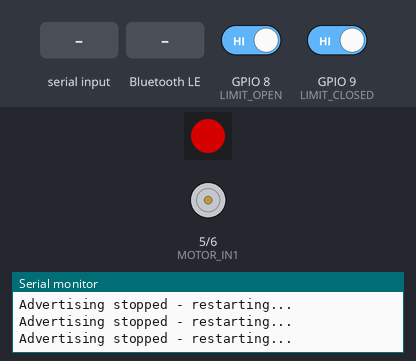
A sketch run on a simulated ESP32-S3. On the bench: 1 RGB LEDs in strip order, left to right, motor-driver pin pairs drawn as motors (green arrow = first pin HIGH = forward, orange = second pin HIGH = backward, longer = more drive, scaled by the enable pin), the last lines printed to the serial monitor. Inputs (shaded band) come from the test bench; at power-on: GPIO 8 (LIMIT_OPEN) HIGH, GPIO 9 (LIMIT_CLOSED) HIGH. Dim RGB values are drawn brighter than linear; WiFi joins after 1.5 s; servers stay silent unless stated; the strip is taken to match the declared colour order; nothing arrives over Bluetooth unless stated; a phone connects over Bluetooth LE 3 s after start.

Above: at 3.7 s.
3.8 s: "OPEN\n" received over Serial
At 3.89 s:
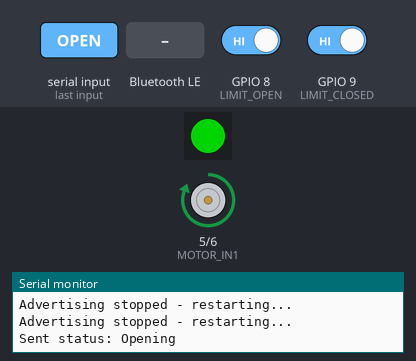
6.8 s: GPIO 8 (LIMIT_OPEN) driven LOW
At 9.7 s:
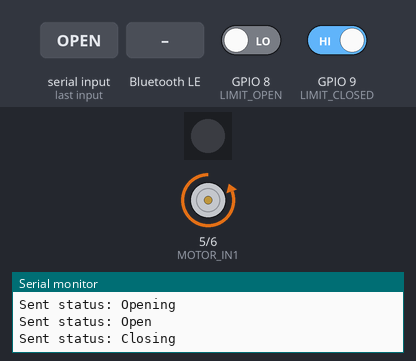
9.8 s: Bluetooth LE write "OPEN" received
At 23.0 s:
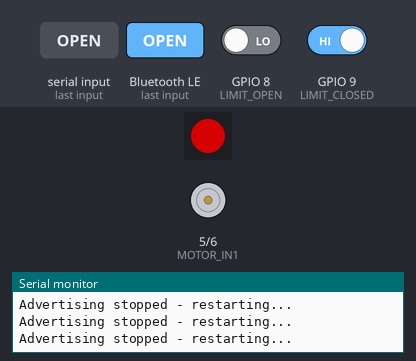
Timing chart, 0 to 23.3 s (numbered marks = the images above; inputs shaded):
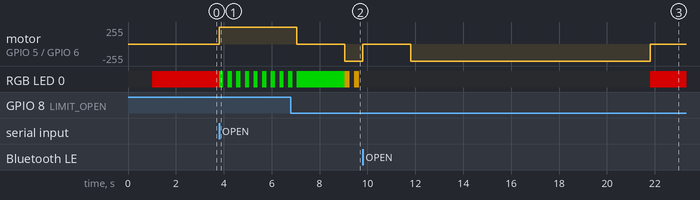

The sketch:

Door_Handle_BLE_Code.ino
```cpp
#include <BLEDevice.h>
#include <BLEUtils.h>
#include <BLEServer.h>
#include <Adafruit_NeoPixel.h>
#include <WiFi.h>
#include <WebServer.h>
#include <ElegantOTA.h>

// ================== PIN DEFINITIONS ==================
const int MOTOR_IN1     = 5;
const int MOTOR_IN2     = 6;
const int MOTOR_ENA     = 7;

const int LIMIT_OPEN    = 8;
const int LIMIT_CLOSED  = 9;

#define RGB_PIN     21
#define NUM_PIXELS  1

Adafruit_NeoPixel pixel(NUM_PIXELS, RGB_PIN, NEO_RGB + NEO_KHZ800);

// ================== WiFi & OTA ==================
const char* ssid = "WAVLINK-N";
const char* password = "Jk12345678";

WebServer server(80);

// ================== BLE DEFINITIONS ==================
#define SERVICE_UUID        "4fafc201-1fb5-459e-8fcc-c5c9c331914b"
#define CHARACTERISTIC_UUID "beb5483e-36e1-4688-b7f5-ea07361b26a8"

BLECharacteristic *pCharacteristic;

// ================== LED HELPERS ==================
void setRed()    { pixel.setPixelColor(0, pixel.Color(255, 0, 0)); pixel.show(); }
void setGreen()  { pixel.setPixelColor(0, pixel.Color(0, 255, 0)); pixel.show(); }
void setYellow() { pixel.setPixelColor(0, pixel.Color(255, 180, 0)); pixel.show(); }

void flashGreen(int times = 1) {
  for (int i = 0; i < times; i++) {
    setGreen(); delay(180); pixel.setPixelColor(0, 0); pixel.show(); delay(180);
  }
}

void flashYellow(int times = 1) {
  for (int i = 0; i < times; i++) {
    setYellow(); delay(200); pixel.setPixelColor(0, 0); pixel.show(); delay(200);
  }
}

void sendStatus(const char* status) {
  if (pCharacteristic) {
    pCharacteristic->setValue(status);
    pCharacteristic->notify();
    Serial.print("Sent status: ");
    Serial.println(status);
  }
}

// ================== MOTOR HELPERS ==================
void motorForward() { digitalWrite(MOTOR_IN1, HIGH); digitalWrite(MOTOR_IN2, LOW);  digitalWrite(MOTOR_ENA, HIGH); }
void motorReverse() { digitalWrite(MOTOR_IN1, LOW);  digitalWrite(MOTOR_IN2, HIGH); digitalWrite(MOTOR_ENA, HIGH); }
void motorStop()    { digitalWrite(MOTOR_IN1, LOW);  digitalWrite(MOTOR_IN2, LOW);  digitalWrite(MOTOR_ENA, LOW); }

// ================== DOOR CYCLE ==================
void runDoorCycle() {
  sendStatus("Opening");
  motorForward();
  unsigned long startTime = millis();
  while (digitalRead(LIMIT_OPEN) == HIGH) {
    flashGreen(1);
    if (millis() - startTime > 10000) break;
  }
  motorStop();

  sendStatus("Open");
  setGreen();
  delay(2000);

  sendStatus("Closing");
  motorReverse();
  startTime = millis();
  while (digitalRead(LIMIT_CLOSED) == HIGH) {
    flashYellow(1);
    if (millis() - startTime > 10000) break;
  }
  motorStop();

  sendStatus("Closed");
  setRed();
  Serial.println("Cycle complete");
}

// ================== BLE CALLBACK ==================
class MyCallbacks: public BLECharacteristicCallbacks {
    void onWrite(BLECharacteristic *pChar) {
      String value = pChar->getValue();
      if (value == "OPEN") {
        Serial.println("OPEN received from iPhone");
        runDoorCycle();
      }
    }
};

void setup() {
  Serial.begin(115200);
  delay(1000);

  // Pin setup
  pinMode(MOTOR_IN1, OUTPUT);
  pinMode(MOTOR_IN2, OUTPUT);
  pinMode(MOTOR_ENA, OUTPUT);
  pinMode(LIMIT_OPEN, INPUT_PULLUP);
  pinMode(LIMIT_CLOSED, INPUT_PULLUP);
  motorStop();

  // RGB LED
  pixel.begin();
  pixel.setBrightness(130);
  setRed();

  // ================== WiFi + OTA ==================
  WiFi.mode(WIFI_STA);
  WiFi.begin(ssid, password);
  Serial.print("Connecting to WiFi");
  while (WiFi.status() != WL_CONNECTED) {
    delay(500);
    Serial.print(".");
  }
  Serial.println("\nWiFi connected!");
  Serial.print("IP: http://");
  Serial.println(WiFi.localIP());

  ElegantOTA.begin(&server);
  server.begin();
  Serial.println("OTA ready → http://" + WiFi.localIP().toString() + "/update");

  // ================== BLE Setup ==================
  BLEDevice::init("DoorOpener");

  BLEServer *pServer = BLEDevice::createServer();
  BLEService *pService = pServer->createService(SERVICE_UUID);

  pCharacteristic = pService->createCharacteristic(
                      CHARACTERISTIC_UUID,
                      BLECharacteristic::PROPERTY_READ |
                      BLECharacteristic::PROPERTY_WRITE |
                      BLECharacteristic::PROPERTY_NOTIFY);

  pCharacteristic->setCallbacks(new MyCallbacks());
  pCharacteristic->setValue("Closed");

  pService->start();

  BLEAdvertising *pAdvertising = BLEDevice::getAdvertising();
  pAdvertising->addServiceUUID(SERVICE_UUID);
  pAdvertising->setScanResponse(true);
  BLEDevice::startAdvertising();

  sendStatus("Closed");

  Serial.println("=== Door Opener Ready (BLE + OTA + Advertising Fix) ===");
}

void loop() {
  server.handleClient();
  ElegantOTA.loop();

  // CRITICAL: Keep BLE advertising alive
  if (!BLEDevice::getAdvertising()->isAdvertising()) {
    Serial.println("Advertising stopped - restarting...");
    BLEDevice::getAdvertising()->start();
  }

  if (Serial.available()) {
    String input = Serial.readStringUntil('\n');
    input.trim();
    if (input == "OPEN") {
      runDoorCycle();
    }
  }
  delay(10);
}
```

Measured:
- after the input at 3.8 s, motor on GPIO 5 (MOTOR_IN1) / GPIO 6 (MOTOR_IN2): stopped → forward 255/255 at once; RGB LED 0: alternates RGB(0, 130, 0) for 0.18 s and off for 0.18 s, starting at once
- after the input at 6.8 s, motor on GPIO 5 (MOTOR_IN1) / GPIO 6 (MOTOR_IN2): forward 255/255 → stopped after 0.25 s, → backward 255/255 2.0 s later
- after the input at 9.8 s, motor on GPIO 5 (MOTOR_IN1) / GPIO 6 (MOTOR_IN2): backward 255/255 → stopped after 0.01 s instead of 9.3 s
